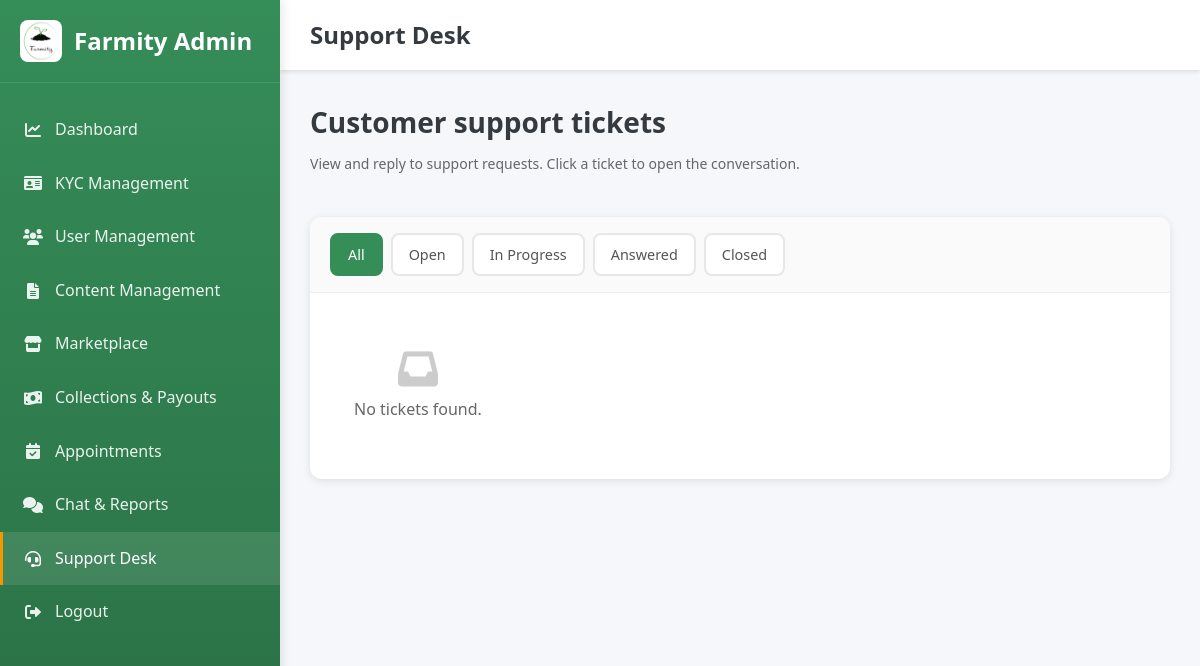
The page /admin-dashboard/support/ (signed in) on the database as committed earlier.
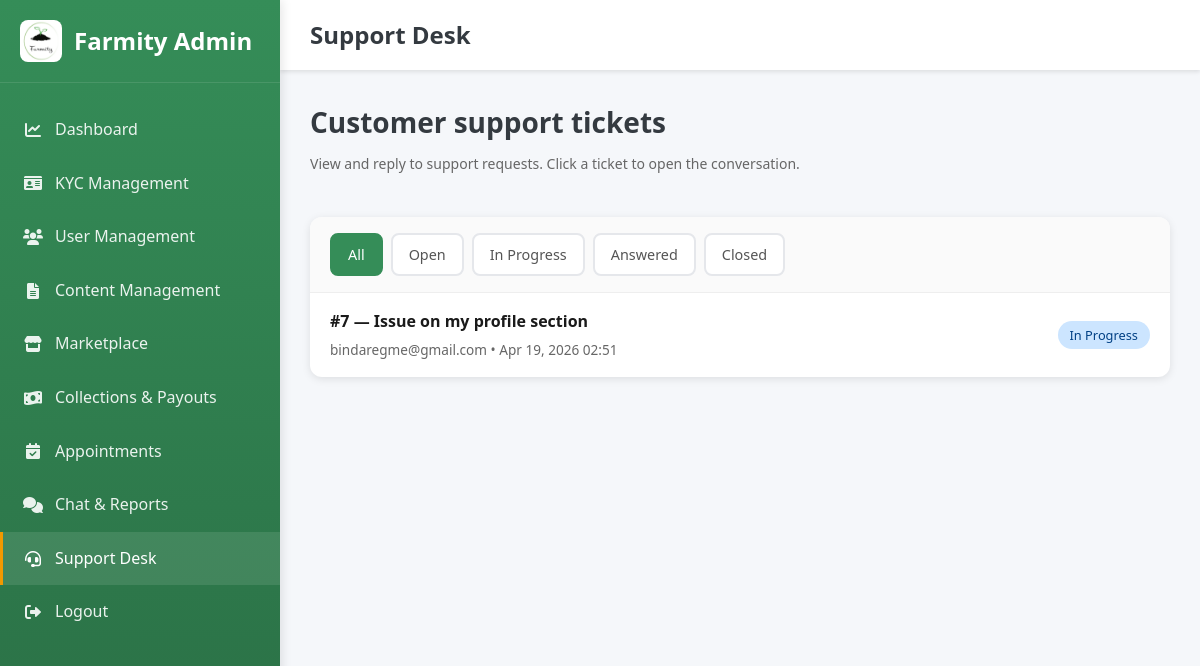
The same page on the database as committed later.
### accounts/models.py (models this page shows, shortened)
class SupportTicket(models.Model):
    STATUS_OPEN = 'open'
    STATUS_IN_PROGRESS = 'in_progress'
    STATUS_ANSWERED = 'answered'
    STATUS_CLOSED = 'closed'
    STATUS_CHOICES = (
        (STATUS_OPEN, 'Open'),
        (STATUS_IN_PROGRESS, 'In Progress'),
        (STATUS_ANSWERED, 'Answered'),
        (STATUS_CLOSED, 'Closed'),
    )
    user = models.ForeignKey(User, on_delete=models.CASCADE, related_name='support_tickets')
    subject = models.CharField(max_length=255)
    status = models.CharField(max_length=20, choices=STATUS_CHOICES, default=STATUS_OPEN)
    assigned_to = models.ForeignKey(
        User,
        on_delete=models.SET_NULL,
        null=True,
        blank=True,
        related_name='assigned_support_tickets',
    )
    created_at = models.DateTimeField(auto_now_add=True)
    updated_at = models.DateTimeField(auto_now=True)
    class Meta:
        ordering = ('-updated_at',)

class User(AbstractBaseUser, PermissionsMixin):
    ROLE_CHOICES = (
        ('admin', 'Admin'),
        ('buyer', 'Buyer'),
        ('farmer', 'Farmer'),
        ('agricultural_expert', 'Agricultural Expert'),
        ('vendor', 'Vendor'),
    )
    GENDER_CHOICES = (
        ('male', 'Male'),
        ('female', 'Female'),
        ('other', 'Other'),
    )
    email = models.EmailField(unique=True)
    phone = models.CharField(max_length=10, unique=True, blank=True, null=True)
    gender = models.CharField(max_length=10, choices=GENDER_CHOICES, blank=True, null=True)
    role = models.CharField(max_length=20, choices=ROLE_CHOICES, default='buyer')
    is_active = models.BooleanField(default=True)
    email_verified = models.BooleanField(default=False)
    is_verified = models.BooleanField(default=False)
    is_staff = models.BooleanField(default=False)
    date_joined = models.DateTimeField(auto_now_add=True)
    objects = UserManager()
    USERNAME_FIELD = 'email'
    REQUIRED_FIELDS = []

### accounts/views.py (the view)
# urls.py: path('admin-dashboard/support/', admin_support_desk, name='admin_support_desk'),
@login_required
def admin_support_desk(request):
    if request.user.role != 'admin' and not _is_support_staff(request.user):
        messages.error(request, 'You do not have access to the support desk.')
        return redirect('support_hub')
    status_filter = request.GET.get('status', '').strip()
    qs = SupportTicket.objects.select_related('user', 'assigned_to').order_by('-updated_at')
    if status_filter and status_filter in dict(SupportTicket.STATUS_CHOICES):
        qs = qs.filter(status=status_filter)
    tickets = qs
    open_count = SupportTicket.objects.filter(
        status__in=[SupportTicket.STATUS_OPEN, SupportTicket.STATUS_IN_PROGRESS]
    ).count()
    total_tickets_count = SupportTicket.objects.count()
    open_tickets_count = SupportTicket.objects.filter(status=SupportTicket.STATUS_OPEN).count()
    in_progress_tickets_count = SupportTicket.objects.filter(status=SupportTicket.STATUS_IN_PROGRESS).count()
    answered_tickets_count = SupportTicket.objects.filter(status=SupportTicket.STATUS_ANSWERED).count()
    closed_tickets_count = SupportTicket.objects.filter(status=SupportTicket.STATUS_CLOSED).count()
    total_messages_count = SupportMessage.objects.count()
    pending_kyc = KYCRequest.objects.filter(status=KYCRequest.STATUS_PENDING).count()
    context = {
        'tickets': tickets,
        'status_filter': status_filter,
        'status_choices': SupportTicket.STATUS_CHOICES,
        'open_count': open_count,
        'open_support_count': open_count,
        'pending_kyc': pending_kyc,
        'total_tickets_count': total_tickets_count,
        'open_tickets_count': open_tickets_count,
        'in_progress_tickets_count': in_progress_tickets_count,
        'answered_tickets_count': answered_tickets_count,
        'closed_tickets_count': closed_tickets_count,
        'total_messages_count': total_messages_count,
    }
    return render(request, 'admin_support_desk.html', context)

### templates/admin_support_desk.html (shortened to what this page needs)
<!DOCTYPE html>
<html lang="en">
<head>
    <link rel="stylesheet" href="/static/css/style.css">
    <link href="https://cdnjs.cloudflare.com/ajax/libs/font-awesome/6.0.0/css/all.min.css" rel="stylesheet">
</head>
<body>
    <aside class="sidebar">
        <div class="sidebar-header">
            <img src="/static/images/Farmity%20logo.png" alt="Farmity" class="sidebar-logo-img" style="width:42px;height:42px;object-fit:contain;border-radius:8px;" onerror="this.style.display='none'; this.nextElementSibling.style.display='inline-block';">
            <h2>Farmity Admin</h2>
        </div>
        <nav class="sidebar-menu">
            <a href="{% url 'admin_dashboard' %}" class="menu-item">
                <i class="fas fa-chart-line"></i>
                <span>Dashboard</span>
            </a>
            <a href="{% url 'admin_kyc_management' %}" class="menu-item">
                <i class="fas fa-id-card"></i>
                <span>KYC Management</span>
            </a>
            <a href="{% url 'admin_user_management' %}" class="menu-item">
                <i class="fas fa-users"></i>
                <span>User Management</span>
            </a>
            <a href="{% url 'admin_content_management' %}" class="menu-item">
                <i class="fas fa-file-alt"></i>
                <span>Content Management</span>
            </a>
            <a href="{% url 'admin_marketplace_oversight' %}" class="menu-item">
                <i class="fas fa-store"></i>
                <span>Marketplace</span>
            </a>
            <a href="{% url 'admin_collections_payouts' %}" class="menu-item">
                <i class="fas fa-money-bill-wave"></i>
                <span>Collections & Payouts</span>
            </a>
            <a href="{% url 'admin_appointment_management' %}" class="menu-item">
                <i class="fas fa-calendar-check"></i>
                <span>Appointments</span>
            </a>
            <a href="{% url 'admin_chat_reports' %}" class="menu-item">
                <i class="fas fa-comments"></i>
                <span>Chat & Reports</span>
            </a>
            <a href="{% url 'admin_support_desk' %}" class="menu-item active">
                <i class="fas fa-headset"></i>
                <span>Support Desk</span>
            </a>
            <a href="{% url 'logout' %}" class="menu-item">
                <i class="fas fa-sign-out-alt"></i>
                <span>Logout</span>
            </a>
        </nav>
    </aside>
    <div class="main-content">
        <header class="top-header">
            <h1 class="header-title">Support Desk</h1>
        </header>
        <div class="dashboard-content">
            <div class="page-header">
                <h2 class="page-title">Customer support tickets</h2>
                <p class="page-subtitle">View and reply to support requests. Click a ticket to open the conversation.</p>
            </div>
            <div class="stats-grid">
                <div class="stat-card"><div class="stat-value">{{ total_tickets_count }}</div><div class="stat-label">Total Tickets</div></div>
                <div class="stat-card"><div class="stat-value">{{ total_messages_count }}</div><div class="stat-label">Total Messages</div></div>
                <div class="stat-card"><div class="stat-value">{{ open_tickets_count }}</div><div class="stat-label">Open</div></div>
                <div class="stat-card"><div class="stat-value">{{ in_progress_tickets_count }}</div><div class="stat-label">In Progress</div></div>
                <div class="stat-card"><div class="stat-value">{{ answered_tickets_count }}</div><div class="stat-label">Answered</div></div>
                <div class="stat-card"><div class="stat-value">{{ closed_tickets_count }}</div><div class="stat-label">Closed</div></div>
            </div>
            <div class="support-card">
                <div class="filters-bar">
                    <a href="{% url 'admin_support_desk' %}" class="{% if not status_filter %}active{% endif %}">All</a>
                    {% for value, label in status_choices %}
                    <a href="{% url 'admin_support_desk' %}?status={{ value }}" class="{% if status_filter == value %}active{% endif %}">{{ label }}</a>
                    {% endfor %}
                </div>
                <ul class="ticket-list">
                    {% for t in tickets %}
                    <li>
                        <div>
                            <a href="{% url 'support_ticket' t.id %}" class="ticket-link">#{{ t.id }} — {{ t.subject }}</a>
                            <div class="ticket-meta">
                                {{ t.user.email }} • {{ t.updated_at|date:"M d, Y H:i" }}{% if t.assigned_to %} • Assigned to {{ t.assigned_to.email }}{% endif %}
                            </div>
                        </div>
                        <span class="ticket-status {{ t.status }}">{{ t.get_status_display }}</span>
                    </li>
                    {% empty %}
                    <li>
                        <div class="empty-state">
                            <i class="fas fa-inbox"></i>
                            No tickets found.{% if status_filter %} Try changing the filter.{% endif %}
                        </div>
                    </li>
                    {% endfor %}
                </ul>
            </div>
        </div>
    </div>
</body>
</html>

### static/css/style.css (style rules this page uses)
* { margin: 0; padding: 0; box-sizing: border-box; }
html, body { overflow-x: hidden; }
:root { --athens-gray: #E9EBF1; --sea-green: #358D58; --sushi: #A8AD3B; --paarl: #A04A24; --white: #ffffff; --text-dark: #333333; --text-gray: #666666; --border-gray: #dddddd; --light-gray: #f5f5f5; }
body { font-family: 'Segoe UI', Tahoma, Geneva, Verdana, sans-serif; line-height: 1.6; color: var(--text-dark); background: var(--white); }
.stat-card { position: absolute; top: -20px; left: -20px; background: var(--white); padding: 1rem 1.5rem; border-radius: 15px; box-shadow: 0 4px 15px rgba(0,0,0,0.1); display: flex; align-items: center; gap: 1rem; z-index: 10; }
.stat-label { font-size: 0.9rem; color: var(--text-gray); }
.stat-value { font-size: 1.5rem; font-weight: bold; color: var(--sea-green); }
html, body { height: 100%; margin: 0; padding: 0; }

### templates/admin_support_desk.html (style rules this page uses)
* { margin: 0; padding: 0; box-sizing: border-box; }
:root { --primary: #358D58; --primary-dark: #2a6f45; --secondary: #F29900; --danger: #dc3545; --sidebar-width: 280px; --header-height: 70px; --dark: #343a40; }
body { font-family: 'Segoe UI', Tahoma, Geneva, Verdana, sans-serif; background: #f5f7fa; color: #333; }
.sidebar { position: fixed; left: 0; top: 0; width: var(--sidebar-width); height: 100vh; background: linear-gradient(180deg, var(--primary) 0%, var(--primary-dark) 100%); color: white; z-index: 1000; overflow-y: auto; box-shadow: 2px 0 10px rgba(0,0,0,0.1); }
.sidebar-header { padding: 20px; border-bottom: 1px solid rgba(255,255,255,0.1); display: flex; align-items: center; gap: 12px; }
.sidebar-header h2 { font-size: 24px; font-weight: 600; }
.sidebar-menu { padding: 20px 0; }
.menu-item { display: flex; align-items: center; gap: 12px; padding: 14px 20px; color: rgba(255,255,255,0.9); text-decoration: none; transition: all 0.3s ease; border-left: 3px solid transparent; }
.menu-item:hover, .menu-item.active { background: rgba(255,255,255,0.1); border-left-color: var(--secondary); color: white; }
.menu-item i { width: 20px; text-align: center; }
.main-content { margin-left: var(--sidebar-width); min-height: 100vh; }
.top-header { background: white; height: var(--header-height); display: flex; align-items: center; justify-content: space-between; padding: 0 30px; box-shadow: 0 2px 4px rgba(0,0,0,0.1); position: sticky; top: 0; z-index: 100; }
.header-title { font-size: 24px; font-weight: 600; color: var(--dark); }
.dashboard-content { padding: 30px; }
.page-header { margin-bottom: 24px; }
.page-title { font-size: 28px; font-weight: 700; color: var(--dark); margin-bottom: 8px; }
.page-subtitle { color: #666; font-size: 14px; }
.stats-grid { display: grid; grid-template-columns: repeat(auto-fit, minmax(180px, 1fr)); gap: 12px; margin-bottom: 18px; }
.stat-card { background: white; border-radius: 10px; box-shadow: 0 2px 8px rgba(0,0,0,0.08); padding: 14px 16px; }
.stat-value { font-size: 22px; font-weight: 700; color: #1f2937; }
.stat-label { font-size: 12px; color: #6b7280; margin-top: 4px; text-transform: uppercase; letter-spacing: 0.4px; }
.support-card { background: white; border-radius: 12px; box-shadow: 0 2px 8px rgba(0,0,0,0.1); overflow: hidden; }
.filters-bar { display: flex; flex-wrap: wrap; gap: 0.5rem; padding: 1rem 1.25rem; border-bottom: 1px solid #eee; background: #fafafa; }
.filters-bar a { padding: 0.5rem 1rem; border-radius: 8px; text-decoration: none; font-weight: 500; font-size: 0.9rem; color: #555; background: white; border: 2px solid #e5e7eb; }
.filters-bar a.active { background: var(--primary); color: white; border-color: var(--primary); }
.ticket-list { list-style: none; padding: 0; margin: 0; }
.ticket-list li { padding: 1rem 1.25rem; border-bottom: 1px solid #eee; display: flex; justify-content: space-between; align-items: center; flex-wrap: wrap; gap: 0.75rem; transition: background 0.2s; }
.ticket-list li:last-child { border-bottom: none; }
.ticket-list a.ticket-link { font-weight: 600; color: #1a1a1a; text-decoration: none; }
.ticket-meta { font-size: 0.85rem; color: #666; margin-top: 0.25rem; }
.ticket-status { padding: 0.25rem 0.75rem; border-radius: 20px; font-size: 0.8rem; font-weight: 500; }
.ticket-status.in_progress { background: #cce5ff; color: #004085; }

Rows that differ between the two databases and show on the page:
added SupportTicket: id "7", subject "Issue on my profile section", user.email "bindaregme@gmail.com", updated_at "Apr 19, 2026 02:51", status "In Progress"
Other text that changed with them:
text no longer shown: "No tickets found."
